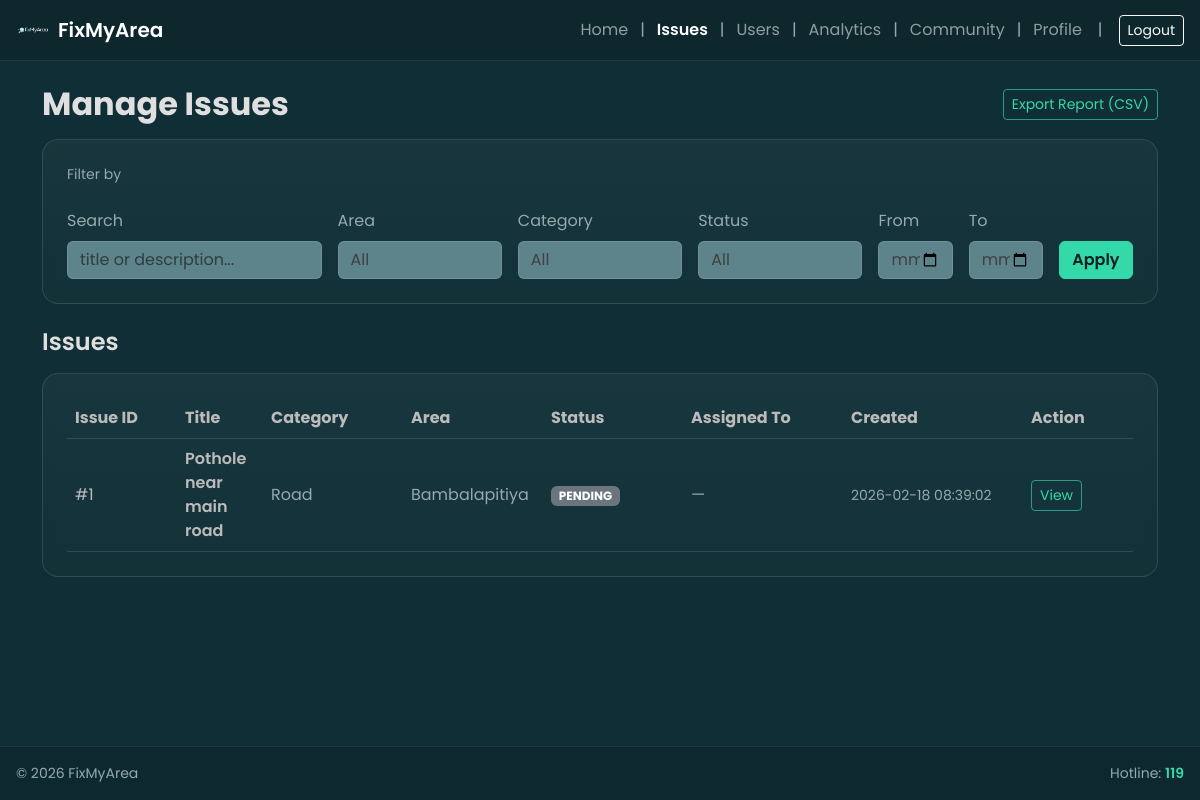
Page /admin/manage_issues.php (signed in) on the committed database.
### tables this page shows
CREATE TABLE issues (
  issue_id INT AUTO_INCREMENT PRIMARY KEY,
  reporter_user_id INT NOT NULL,
  area_id INT NOT NULL,
  category_id INT NULL,

  title VARCHAR(200) NOT NULL,
  description TEXT NOT NULL,
  lat DECIMAL(10,7) NOT NULL,
  lng DECIMAL(10,7) NOT NULL,

  status ENUM('PENDING','ASSIGNED','IN_PROGRESS','COMPLETED','CLOSED','REOPENED','REJECTED')
    NOT NULL DEFAULT 'PENDING',

  created_at TIMESTAMP NOT NULL DEFAULT CURRENT_TIMESTAMP,

  CONSTRAINT fk_issues_reporter
    FOREIGN KEY (reporter_user_id) REFERENCES users(user_id)
    ON UPDATE CASCADE
    ON DELETE RESTRICT,

  CONSTRAINT fk_issues_area
    FOREIGN KEY (area_id) REFERENCES areas(area_id)
    ON UPDATE CASCADE
    ON DELETE RESTRICT,

  CONSTRAINT fk_issues_category
    FOREIGN KEY (category_id) REFERENCES issue_categories(category_id)
    ON UPDATE CASCADE
    ON DELETE SET NULL
);

CREATE TABLE issue_categories (
  category_id INT AUTO_INCREMENT PRIMARY KEY,
  category_name VARCHAR(100) NOT NULL UNIQUE,
  created_at TIMESTAMP NOT NULL DEFAULT CURRENT_TIMESTAMP
);

CREATE TABLE areas (
  area_id INT AUTO_INCREMENT PRIMARY KEY,
  area_name VARCHAR(100) NOT NULL UNIQUE,
  created_at TIMESTAMP NOT NULL DEFAULT CURRENT_TIMESTAMP
);

### admin/manage_issues.php (the view, shortened to what this page needs)
<?php
require_once __DIR__ . '/../includes/header.php';
require_once __DIR__ . '/../includes/navbar.php';
$q         = trim((string)($_GET['q'] ?? ''));
$dateFrom  = trim((string)($_GET['from'] ?? ''));
$dateTo    = trim((string)($_GET['to'] ?? ''));
$where = [];
$params = [];
$whereSql = $where ? ("WHERE " . implode(" AND ", $where)) : "";
$baseSql = "
SELECT
  i.issue_id,
  i.title,
  i.status,
  i.created_at,
  a.area_name,
  c.category_name,
  u.name AS reporter_name,
  ip.file_path AS thumb_path,
  w.name AS assigned_to
FROM issues i
LEFT JOIN areas a ON a.area_id = i.area_id
LEFT JOIN issue_categories c ON c.category_id = i.category_id
LEFT JOIN users u ON u.user_id = i.reporter_user_id
/* thumbnail (report photo) */
LEFT JOIN issue_photos ip
  ON ip.issue_id = i.issue_id
 AND ip.photo_type = 'REPORT'
/* latest assignment */
LEFT JOIN (
  SELECT issue_id, MAX(assignment_id) AS max_id
  FROM assignments
  GROUP BY issue_id
) la ON la.issue_id = i.issue_id
LEFT JOIN assignments ass ON ass.assignment_id = la.max_id
LEFT JOIN users w ON w.user_id = ass.field_worker_id
{$whereSql}
ORDER BY i.created_at DESC, i.issue_id DESC
";
$rows = [];
try {
  $st = $pdo->prepare($baseSql);
  $st->execute($params);
  $rows = $st->fetchAll(PDO::FETCH_ASSOC);
} catch (Throwable $e) {
  $fallbackSql = "
  SELECT
    i.issue_id,
    i.title,
    i.status,
    i.created_at,
    a.area_name,
    c.category_name,
    ip.file_path AS thumb_path
  FROM issues i
  LEFT JOIN areas a ON a.area_id = i.area_id
  LEFT JOIN issue_categories c ON c.category_id = i.category_id
  LEFT JOIN issue_photos ip
    ON ip.issue_id = i.issue_id
   AND ip.photo_type = 'REPORT'
  {$whereSql}
  ORDER BY i.created_at DESC, i.issue_id DESC
  ";
  $st = $pdo->prepare($fallbackSql);
  $st->execute($params);
  $rows = $st->fetchAll(PDO::FETCH_ASSOC);
}
function h(?string $s): string { return htmlspecialchars((string)$s, ENT_QUOTES, 'UTF-8'); }
function statusBadge(string $s): string {
  $s = strtoupper(trim($s));
  return match ($s) {
    'PENDING' => 'bg-secondary',
    'IN_PROGRESS' => 'bg-info text-dark',
    'RESOLVED','COMPLETED','CLOSED' => 'bg-success',
    'REJECTED' => 'bg-danger',
    default => 'bg-dark'
  };
}
?>
<div class="container py-4 app-container">
  <div class="d-flex flex-column flex-lg-row justify-content-between align-items-start align-items-lg-center gap-3 mb-3">
    <h2 class="fw-bold mb-0">Manage Issues</h2>
    <div class="d-flex gap-2">
      <a class="btn btn-outline-brand btn-sm"
         href="<?= BASE_URL ?>/admin/manage_issues.php?<?= http_build_query(array_merge($_GET, ['export'=>'csv'])) ?>">
        Export Report (CSV)
      </a>
    </div>
  </div>
  <div class="card-dark p-3 p-md-4 mb-4">
    <form method="GET" class="row g-3 align-items-end">
      <div class="col-12">
        <div class="text-muted small mb-2">Filter by</div>
      </div>
      <div class="col-12 col-md-6 col-lg-3">
        <label class="form-label">Search</label>
        <input class="form-control" name="q" value="<?= h($q) ?>" placeholder="title or description...">
      </div>
      <div class="col-12 col-md-6 col-lg-2">
        <label class="form-label">Area</label>
        <select class="form-select" name="area_id">
          <option value="0">All</option>
        </select>
      </div>
      <div class="col-12 col-md-6 col-lg-2">
        <label class="form-label">Category</label>
        <select class="form-select" name="category_id">
          <option value="0">All</option>
        </select>
      </div>
      <div class="col-12 col-md-6 col-lg-2">
        <label class="form-label">Status</label>
        <select class="form-select" name="status">
          <option value="">All</option>
        </select>
      </div>
      <div class="col-12 col-md-6 col-lg-1">
        <label class="form-label">From</label>
        <input type="date" class="form-control" name="from" value="<?= h($dateFrom) ?>">
      </div>
      <div class="col-12 col-md-6 col-lg-1">
        <label class="form-label">To</label>
        <input type="date" class="form-control" name="to" value="<?= h($dateTo) ?>">
      </div>
      <div class="col-12 col-lg-1 d-grid">
        <button class="btn btn-brand" type="submit">Apply</button>
      </div>
    </form>
  </div>
  <h4 class="fw-semibold mb-3">Issues</h4>
  <?php if (empty($rows)): ?>
    <div class="card-dark p-4">
      <div class="text-muted">No issues found.</div>
    </div>
  <?php else: ?>
    <div class="card-dark p-3 p-md-4 d-none d-md-block">
      <div class="table-responsive">
        <table class="table table-dark-custom align-middle mb-0">
          <thead>
            <tr>
              <th style="width:110px;">Issue ID</th>
              <th>Title</th>
              <th style="width:140px;">Category</th>
              <th style="width:140px;">Area</th>
              <th style="width:140px;">Status</th>
              <th style="width:160px;">Assigned To</th>
              <th style="width:180px;">Created</th>
              <th style="width:110px;">Action</th>
            </tr>
          </thead>
          <tbody>
            <?php foreach ($rows as $r): ?>
              <tr>
                <td>#<?= (int)$r['issue_id'] ?></td>
                <td class="fw-semibold"><?= h($r['title']) ?></td>
                <td class="text-muted"><?= h($r['category_name'] ?? '') ?></td>
                <td class="text-muted"><?= h($r['area_name'] ?? '') ?></td>
                <td><span class="badge <?= statusBadge((string)$r['status']) ?>"><?= h($r['status']) ?></span></td>
                <td class="text-muted"><?= h($r['assigned_to'] ?? '—') ?></td>
                <td class="text-muted small"><?= h($r['created_at']) ?></td>
                <td>
                  <a class="btn btn-sm btn-outline-brand"
                     href="<?= BASE_URL ?>/admin/view_issue.php?issue_id=<?= (int)$r['issue_id'] ?>">
                    View
                  </a>
                </td>
              </tr>
            <?php endforeach; ?>
          </tbody>
        </table>
      </div>
    </div>
  <?php endif; ?>
</div>
<?php require_once __DIR__ . '/../includes/footer.php'; ?>

### public/assets/css/theme.css (style rules this page uses)
html, body { height:100%; margin:0; }
body { min-height:100vh; display:flex; flex-direction:column; font-family: "Poppins", system-ui, -apple-system, Segoe UI, Roboto, Arial, sans-serif; background: radial-gradient(1200px 800px at -301% 10%, var(--brand-700), var(--bg)); color: var(--text-700); }
.app-container { flex:1; }
:root { --brand-900:#12363D; --brand-800:#173C45; --brand-700:#234F51; --accent-500:#34D9A9; --accent-600:#34AB90; --text-100:#404040; --text-300:#B3D8D6; --muted-400:#96AAAD; --muted-600:#4F696E; --text-700: #dfdfdf; --text-800: #bbbbbb; --text-900: #999999; --bg:#0F2E35; --card:#0F343B; --border:rgba(241,246,246,0.12); --radius:16px; }
.card-dark { background: linear-gradient(180deg, rgba(255,255,255,0.04), rgba(255,255,255,0.02)); border: 1px solid var(--border); border-radius: var(--radius); backdrop-filter: blur(6px); }
.form-control, .form-select { background: rgb(132 175 183 / 65%); border: 1px solid var(--border); color: var(--text-100); }
.form-label { color: var(--muted-400); }
.text-muted { color: var(--muted-400) !important; }
.btn-brand { background: var(--accent-500); border-color: var(--accent-500); color: #07211F; font-weight: 600; }
.btn-outline-brand { border: 1px solid rgba(52,217,169,0.65); color: var(--accent-500); }
a { color: var(--accent-500); }
.table-dark-custom { --bs-table-bg: transparent; --bs-table-color: var(--text-800); border-color: var(--border); }
.table-dark-custom th, .table-dark-custom td { border-color: var(--border); }

### includes/header.php (style rules this page uses)
body { font-family: "Poppins", sans-serif; }

### rows in the picture
issues: issue_id "1", title "Pothole near main road", category.category_name "Road", area.area_name "Bambalapitiya", status "PENDING", assigned_to "—", created_at "2026-02-18 08:39:02"

### other values in the picture
$label "Home"
$label "Issues"
$label "Users"
$label "Analytics"
$label "Community"
$label "Profile"
